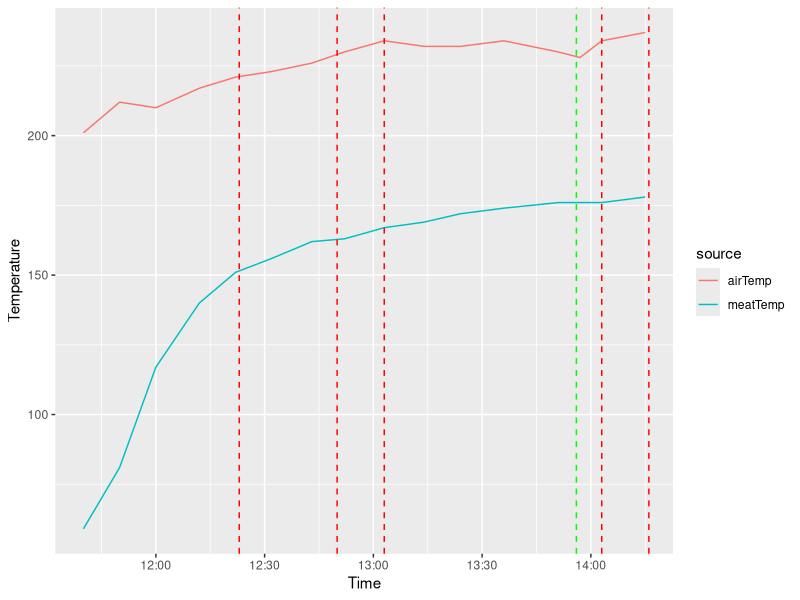

Write R code to recreate this figure.
## ---- chunk 1
library(ggplot2)
library(dplyr)
library(tidyr)

time=c('11:40','11:50','12:00','12:12','12:22','12:32','12:43','12:52','13:03','13:14','13:24','13:36','13:51','13:57','14:03','14:15')
meatTemp=c(59,81,117,140,151,156,162,163,167,169,172,174,176,176,176,178)
airTemp=c(201,212,210,217,221,223,226,230,234,232,232,234,230,228,234,237)

hm=as.POSIXct(strptime(time, '%H:%M',tz='GMT')) 
df=data.frame(meatTemp,airTemp,hm) %>%
  gather(source,temp,-hm)
p=ggplot(df,aes(hm,temp,color=source)) + 
  geom_line() + 
  ylab('Temperature') +
  xlab('Time') 

# add horizontal lines for vent adjustments
reductions=c('12:23','12:50','13:03','14:03','14:16')
for (t in reductions){
  p = p + geom_vline(xintercept = as.POSIXct(strptime(t, '%H:%M',tz='GMT')) ,linetype='dashed',size=0.5,color='red')
}
increases=c('13:56')
for (t in increases){
  p = p + geom_vline(xintercept = as.POSIXct(strptime(t, '%H:%M',tz='GMT')) ,linetype='dashed',size=0.5,color='green')
}
 
print(p) 
